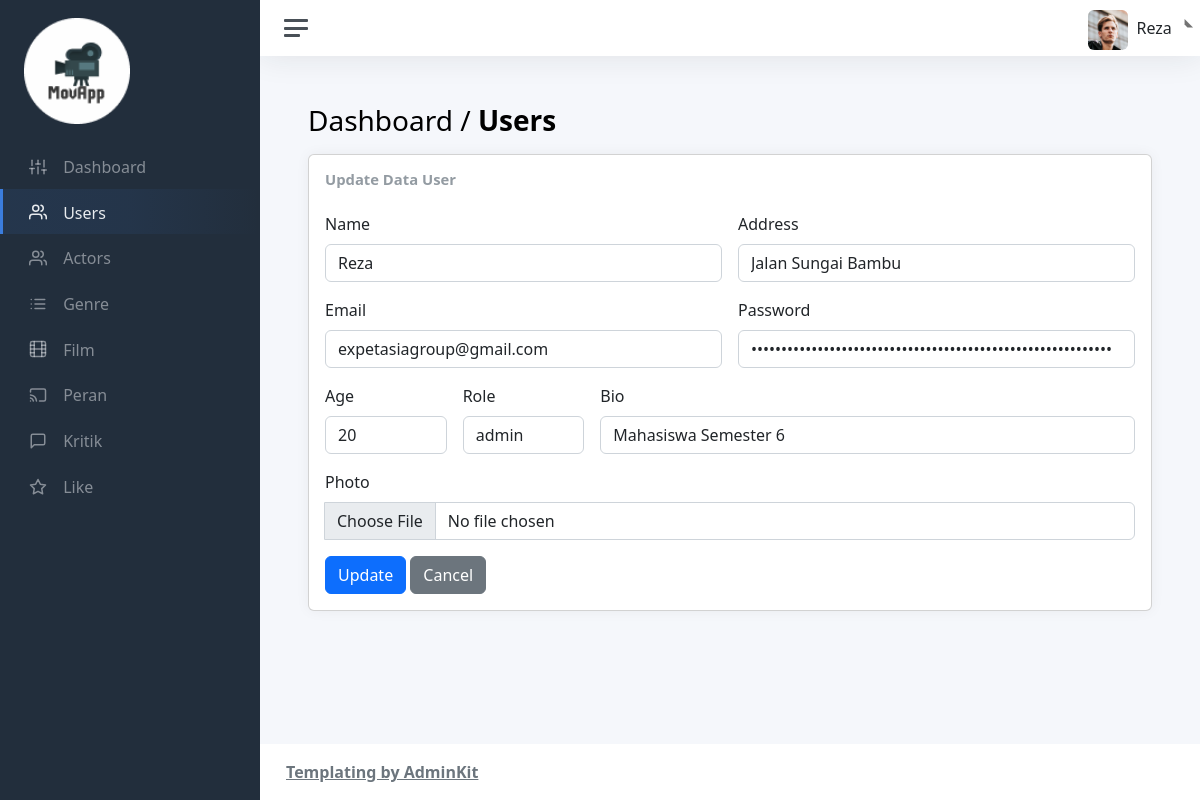
Screenshot of /admin/views/user/edit-usr.php?id=1 (signed in) with the database file from the repository.
### tables this page shows
CREATE TABLE `users` (
  `id` int(11) NOT NULL,
  `name` varchar(45) NOT NULL,
  `email` varchar(45) NOT NULL,
  `password` varchar(255) NOT NULL,
  `role` enum('admin','user') NOT NULL,
  `age` int(11) NOT NULL,
  `bio` varchar(255) DEFAULT NULL,
  `address` text DEFAULT NULL,
  `photo` varchar(60) DEFAULT NULL
);

### admin/views/user/edit-usr.php (the view, shortened to what this page needs)
<!DOCTYPE html>
<html lang="en">
    <head>
        <?php include "../layouts/assetsLink.php"; ?>
    </head>
    <body>
        <div class="wrapper">
            <nav id="sidebar" class="sidebar js-sidebar">
                <div class="sidebar-content js-simplebar">
                    <a class="sidebar-brand" href="../../index.php">
                        <img src="../../../assets/img/icons/logo-1.png" alt="logo" width="50%"
                            style="text-align: center;">
                    </a>
                    <ul class="sidebar-nav">
                        <li class="sidebar-item">
                            <a class="sidebar-link" href="../../index.php">
                                <i class="align-middle" data-feather="sliders"></i>
                                <span class="align-middle">Dashboard</span>
                            </a>
                        </li>
                        <li class="sidebar-item active">
                            <a class="sidebar-link" href="user.php">
                                <i class="align-middle" data-feather="users"></i>
                                <span class="align-middle">Users</span>
                            </a>
                        </li>
                        <li class="sidebar-item">
                            <a class="sidebar-link" href="../actor/actor.php">
                                <i class="align-middle" data-feather="users"></i>
                                <span class="align-middle">Actors</span>
                            </a>
                        </li>
                        <li class="sidebar-item">
                            <a class="sidebar-link" href="../genre/genre.php">
                                <i class="align-middle" data-feather="list"></i>
                                <span class="align-middle">Genre</span>
                            </a>
                        </li>
                        <li class="sidebar-item">
                            <a class="sidebar-link" href="../film/film.php">
                                <i class="align-middle" data-feather="film"></i>
                                <span class="align-middle">Film</span>
                            </a>
                        </li>
                        <li class="sidebar-item">
                            <a class="sidebar-link" href="../peran/peran.php">
                                <i class="align-middle" data-feather="cast"></i>
                                <span class="align-middle">Peran</span>
                            </a>
                        </li>
                        <li class="sidebar-item">
                            <a class="sidebar-link" href="../kritik/kritik.php">
                                <i class="align-middle" data-feather="message-square"></i>
                                <span class="align-middle">Kritik</span>
                            </a>
                        </li>
                        <li class="sidebar-item">
                            <a class="sidebar-link" href="../like/like.php">
                                <i class="align-middle" data-feather="star"></i>
                                <span class="align-middle">Like</span>
                            </a>
                        </li>
                    </ul>
                </div>
            </nav>
            <div class="main">
                <?php include_once ("../layouts/navbar.php"); ?>
                <main class="content">
                    <div class="container-fluid p-0">
                        <h1 class="h3 mb-3">Dashboard / <strong>Users</strong></h1>
                        <div class="col-sm-12">
                            <div class="card">
                                <div class="card-body">
                                    <?php
                                        include "../../../database/db.php";
                                        $id = $_GET['id'];
                                        $query = $conn->query("SELECT * FROM users WHERE id = $id");
                                        while ($data = mysqli_fetch_array($query)) {
                                            $id = $data["id"];
                                            $name = $data["name"];
                                            $address = $data["address"];
                                            $email = $data["email"];
                                            $password = $data["password"];
                                            $role = $data["role"];
                                            $age = $data["age"];
                                            $bio = $data["bio"];
                                            $photo = $data["photo"];
                                        }
                                    ?>
                                    <h3 class="card-title mb-4">Update Data User</h3>
                                    <form class="row g-3 needs-validation" novalidate
                                        action="../../../controllers/user/update-usr.php?id=<?php echo $id;?>"
                                        method="post"
                                        enctype="multipart/form-data">
                                        <div class="col-6">
                                            <label for="validationCustomDescription" class="form-label">Name</label>
                                            <div class="input-group has-validation">
                                                <input type="text" name="name" value="<?php echo $name;?>"
                                                    class="form-control" id="validationCustomDescription"
                                                    aria-describedby="inputGroupPrepend" required>
                                            </div>
                                        </div>
                                        <div class="col-6">
                                            <label for="validationCustomDescription" class="form-label">Address</label>
                                            <div class="input-group has-validation">
                                                <input type="text" name="address" value="<?php echo $address;?>"
                                                    class="form-control" id="validationCustomDescription"
                                                    aria-describedby="inputGroupPrepend" required>
                                            </div>
                                        </div>
                                        <div class="col-6">
                                            <label for="validationCustomDescription" class="form-label">Email</label>
                                            <div class="input-group has-validation">
                                                <input type="email" name="email" value="<?php echo $email;?>"
                                                    class="form-control" id="validationCustomDescription"
                                                    aria-describedby="inputGroupPrepend" required>
                                            </div>
                                        </div>
                                        <div class="col-6">
                                            <label for="validationCustomDescription" class="form-label">Password</label>
                                            <div class="input-group has-validation">
                                                <input type="password" name="password" value="<?php echo $password;?>"
                                                    class="form-control" id="validationCustomDescription"
                                                    aria-describedby="inputGroupPrepend" required>
                                            </div>
                                        </div>
                                        <div class="col-2">
                                            <label for="validationCustomDescription" class="form-label">Age</label>
                                            <div class="input-group has-validation">
                                                <input type="number" name="age" value="<?php echo $age;?>"
                                                    class="form-control" id="validationCustomDescription"
                                                    aria-describedby="inputGroupPrepend" required>
                                            </div>
                                        </div>
                                        <div class="col-2">
                                            <label for="validationCustomDescription" class="form-label">Role</label>
                                            <div class="input-group has-validation">
                                                <input type="text" name="role" value="<?php echo $role;?>"
                                                    class="form-control" id="validationCustomDescription"
                                                    aria-describedby="inputGroupPrepend" required>
                                            </div>
                                        </div>
                                        <div class="col-8">
                                            <label for="validationCustomDescription" class="form-label">Bio</label>
                                            <div class="input-group has-validation">
                                                <input type="text" name="bio" value="<?php echo $bio;?>"
                                                    class="form-control" id="validationCustomDescription"
                                                    aria-describedby="inputGroupPrepend" required>
                                            </div>
                                        </div>
                                        <div class="col-12">
                                            <label for="validationCustomDescription" class="form-label">Photo</label>
                                            <div class="input-group has-validation">
                                                <input type="file" name="image[]" value="<?php echo $photo;?>"
                                                    class="form-control" id="validationCustomDescription"
                                                    aria-describedby="inputGroupPrepend" required>
                                            </div>
                                        </div>
                                        <div class="col-12">
                                            <button class="btn btn-primary" type="submit" name="submit">Update</button>
                                            <a class="btn btn-secondary"
                                                href="user.php" role="button">
                                                Cancel
                                            </a>
                                        </div>
                                    </form>
                                </div>
                            </div>
                        </div>
                    </div>
                </main>
                <?php include_once ("../layouts/footer.php"); ?>
            </div>
        </div>
    </body>
</html>

### rows the page displays
users: name "Reza", address "Jalan Sungai Bambu", email "expetasiagroup@gmail.com", age "20", role "admin", bio "Mahasiswa Semester 6"

### other values shown
$nameuser "Reza"
